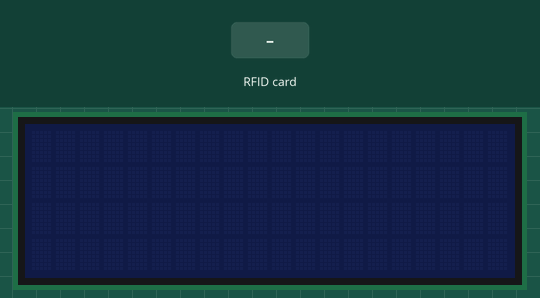
Simulated run of this sketch. Board: Arduino Uno, built with avr-gcc and run on an emulated ATmega328P. On the bench: 20×4 character LCD. The test bench sets the inputs (shaded band).

Above: at 1.3 s.
1.4 s: RFID card 5E 7A 19 C4 held to the reader
At 1.7 s:
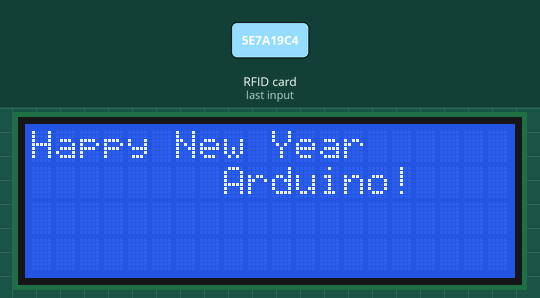
2.9 s: RFID card 5E 7A 19 C4 held to the reader
At 4.2 s:
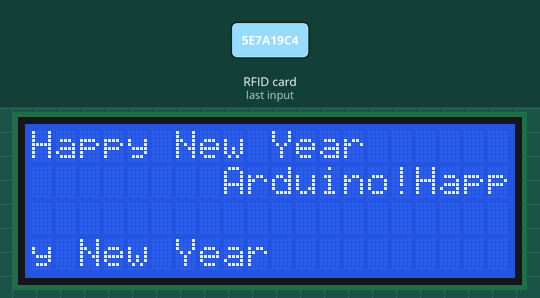
Timing chart, 0 to 5.9 s (numbered marks = the images above; inputs shaded):
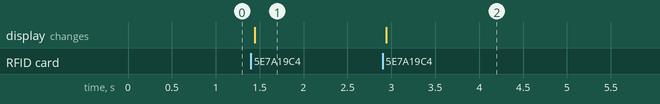

The sketch:

main.ino
```cpp
#include <SPI.h>
#include <MFRC522.h>
#include <Wire.h>
#include <LiquidCrystal_I2C.h>

const int RST_PIN = 9; // пин RST
const int SS_PIN = 10; // пин SDA (SS)
LiquidCrystal_I2C lcd(0x3F,20,4);
MFRC522 mfrc522(SS_PIN, RST_PIN); // создаём объект MFRC522

void setup() {
  Serial.begin(9600); // инициализация послед. порта
  SPI.begin(); // инициализация шины SPI
  mfrc522.PCD_Init(); // инициализация считывателя RC522
  lcd.init();
}

void loop() {
  // Ожидание прикладывания новой RFID-метки:
  if ( ! mfrc522.PICC_IsNewCardPresent()) {
    return; // выход, если не приложена новая карта
  }

  // Считываем серийный номер:
  if ( ! mfrc522.PICC_ReadCardSerial()) {
    return; // выход, если невозможно считать сер. номер
  }
  // Вывод дампа в послед. порт:
  mfrc522.PICC_DumpToSerial(&(mfrc522.uid));
  lcd.backlight();// Включаем подсветку дисплея
  lcd.print("Happy New Year");
  lcd.setCursor(8, 1);
  lcd.print("Arduino!");
}
```

Measured:
- after the input at 1.4 s, the display: changes at once (image 1)
- after the input at 2.9 s, the display: changes at once (image 2)
